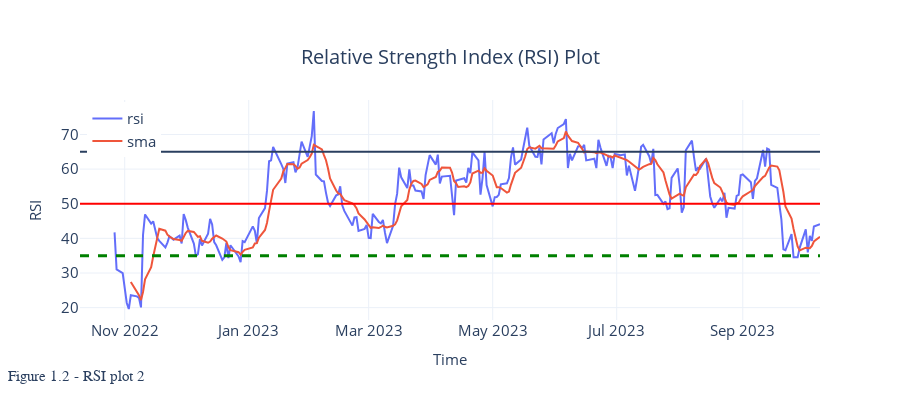

Notebook cell for this chart:
### Code cell
text = f"Figure 1.{n} - RSI plot 2"

fig = px.line(rsi_ind, y=["rsi", "sma"], title="Relative Strength Index (RSI) Plot")
fig.add_hline(y=65.0)
fig.add_hline(y=50.0, line_color="red")
fig.add_hline(y=35.0,line_width=3, line_dash="dash", line_color="green")
fig = format_plot(fig, ylabel="RSI", text=text)
fig.update_layout(legend=dict(
    orientation="v",
    entrywidth=70,
    yanchor="top",
    y=1.02,
    xanchor="right",
    x=1
))

fig.update_layout(legend=dict(
    yanchor="top",
    y=0.99,
    xanchor="left",
    x=0.01
))

# fig.write_image("imgs/chapter_3/line_plot.png")
fig.show()


n += 1

### Figure 1 — Plotly figure (JSON) as saved in the notebook; plotly's stock layout.template omitted (floating-point values rounded to 4 significant figures; data arrays with more than 128 entries replaced by an {"elided": "..."} marker saying what was removed)
{"data": [{"hovertemplate": "variable=rsi<br>Date=%{x}<br>value=%{y}<extra></extra>", "legendgroup": "rsi", "line": {"color": "#636efa", "dash": "solid"}, "marker": {"symbol": "circle"}, "mode": "lines", "name": "rsi", "orientation": "v", "showlegend": true, "type": "scatter", "x": {"elided": "251 str values"}, "xaxis": "x", "y": {"elided": "251 float values"}, "yaxis": "y"}, {"hovertemplate": "variable=sma<br>Date=%{x}<br>value=%{y}<extra></extra>", "legendgroup": "sma", "line": {"color": "#EF553B", "dash": "solid"}, "marker": {"symbol": "circle"}, "mode": "lines", "name": "sma", "orientation": "v", "showlegend": true, "type": "scatter", "x": {"elided": "251 str values"}, "xaxis": "x", "y": {"elided": "251 float values"}, "yaxis": "y"}], "layout": {"annotations": [{"font": {"family": "Arial Black", "size": 15}, "showarrow": false, "text": "Figure 1.2 - RSI plot 2", "x": -0.1, "xref": "paper", "y": -0.3, "yref": "paper"}], "autosize": false, "height": 400, "legend": {"entrywidth": 70, "font": {"size": 15}, "orientation": "v", "title": {}, "tracegroupgap": 0, "x": 0.01, "xanchor": "left", "y": 0.99, "yanchor": "top"}, "shapes": [{"type": "line", "x0": 0, "x1": 1, "xref": "x domain", "y0": 65, "y1": 65, "yref": "y"}, {"line": {"color": "red"}, "type": "line", "x0": 0, "x1": 1, "xref": "x domain", "y0": 50, "y1": 50, "yref": "y"}, {"line": {"color": "green", "dash": "dash", "width": 3}, "type": "line", "x0": 0, "x1": 1, "xref": "x domain", "y0": 35, "y1": 35, "yref": "y"}], "title": {"font": {"size": 20}, "text": "Relative Strength Index (RSI) Plot", "x": 0.5, "xanchor": "center", "yanchor": "top"}, "width": 900, "xaxis": {"anchor": "y", "autorange": true, "domain": [0, 1], "range": ["2022-10-10", "2023-10-09"], "tickfont": {"size": 15}, "title": {"font": {"size": 15}, "text": "Time"}, "type": "date"}, "yaxis": {"anchor": "x", "autorange": true, "domain": [0, 1], "range": [16.43, 79.95], "tickfont": {"size": 15}, "title": {"font": {"size": 15}, "text": "RSI"}, "type": "linear"}}}
